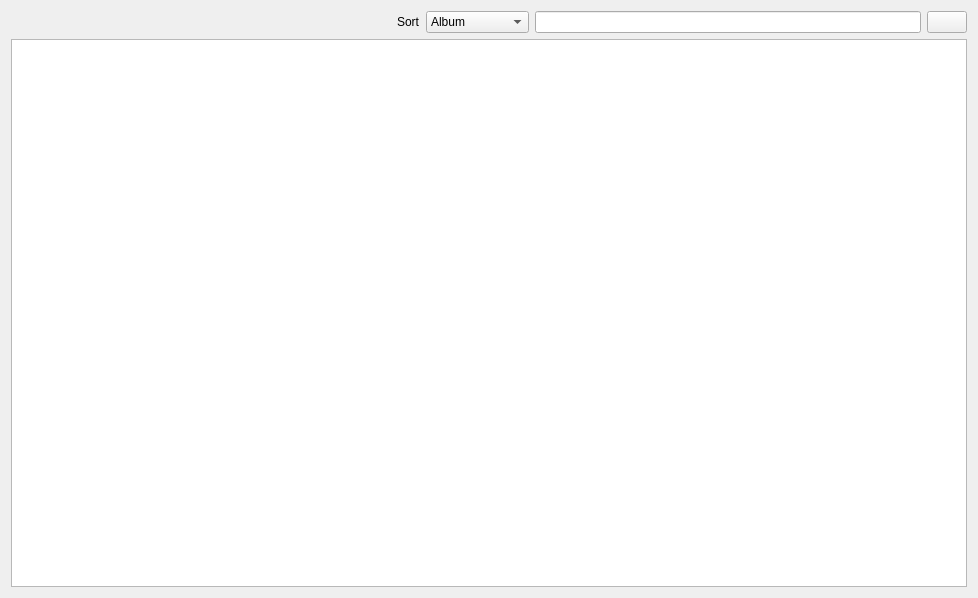
<?xml version="1.0" encoding="UTF-8"?>
<ui version="4.0">
 <class>AllTracksWidget</class>
 <widget class="QWidget" name="AllTracksWidget">
  <property name="geometry">
   <rect>
    <x>0</x>
    <y>0</y>
    <width>978</width>
    <height>598</height>
   </rect>
  </property>
  <property name="windowTitle">
   <string>Form</string>
  </property>
  <property name="locale">
   <locale language="English" country="UnitedStates"/>
  </property>
  <layout class="QVBoxLayout" name="verticalLayout">
   <item>
    <layout class="QHBoxLayout" name="horizontalLayout">
     <item>
      <spacer name="horizontalSpacer">
       <property name="orientation">
        <enum>Qt::Horizontal</enum>
       </property>
       <property name="sizeHint" stdset="0">
        <size>
         <width>40</width>
         <height>20</height>
        </size>
       </property>
      </spacer>
     </item>
     <item>
      <widget class="QLabel" name="label">
       <property name="text">
        <string>Sort</string>
       </property>
      </widget>
     </item>
     <item>
      <widget class="QComboBox" name="comboBox">
       <item>
        <property name="text">
         <string>Album</string>
        </property>
       </item>
       <item>
        <property name="text">
         <string>Title</string>
        </property>
       </item>
       <item>
        <property name="text">
         <string>Artist</string>
        </property>
       </item>
       <item>
        <property name="text">
         <string>Times Played</string>
        </property>
       </item>
      </widget>
     </item>
     <item>
      <widget class="QLineEdit" name="searchLine"/>
     </item>
     <item>
      <widget class="QPushButton" name="searchButton">
       <property name="toolTip">
        <string>Search</string>
       </property>
       <property name="text">
        <string/>
       </property>
       <property name="icon">
        <iconset theme="edit-find"/>
       </property>
      </widget>
     </item>
    </layout>
   </item>
   <item>
    <widget class="QTableView" name="tableView">
     <property name="editTriggers">
      <set>QAbstractItemView::NoEditTriggers</set>
     </property>
     <property name="tabKeyNavigation">
      <bool>false</bool>
     </property>
     <property name="showDropIndicator" stdset="0">
      <bool>false</bool>
     </property>
     <property name="dragDropOverwriteMode">
      <bool>false</bool>
     </property>
     <property name="showGrid">
      <bool>false</bool>
     </property>
     <attribute name="horizontalHeaderVisible">
      <bool>false</bool>
     </attribute>
     <attribute name="horizontalHeaderHighlightSections">
      <bool>false</bool>
     </attribute>
     <attribute name="verticalHeaderVisible">
      <bool>false</bool>
     </attribute>
     <attribute name="verticalHeaderCascadingSectionResizes">
      <bool>false</bool>
     </attribute>
     <attribute name="verticalHeaderHighlightSections">
      <bool>false</bool>
     </attribute>
    </widget>
   </item>
  </layout>
 </widget>
 <resources/>
 <connections/>
</ui>
